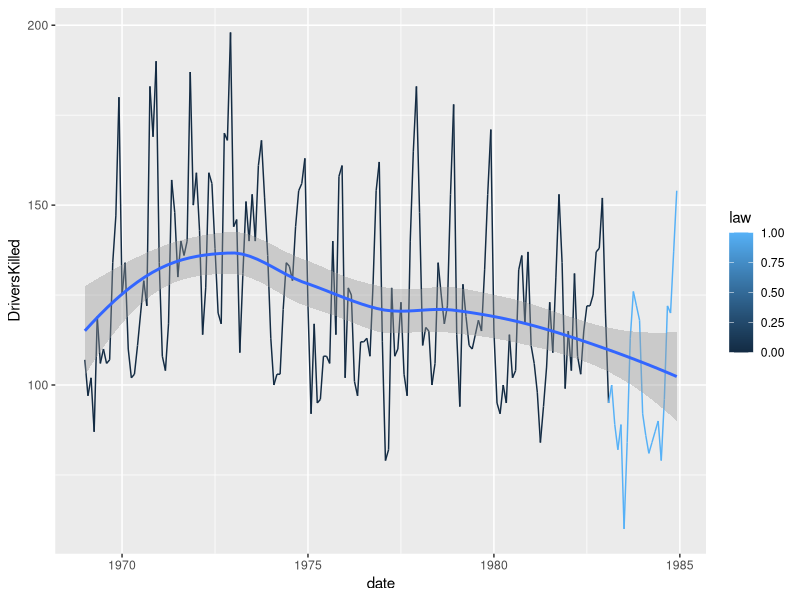
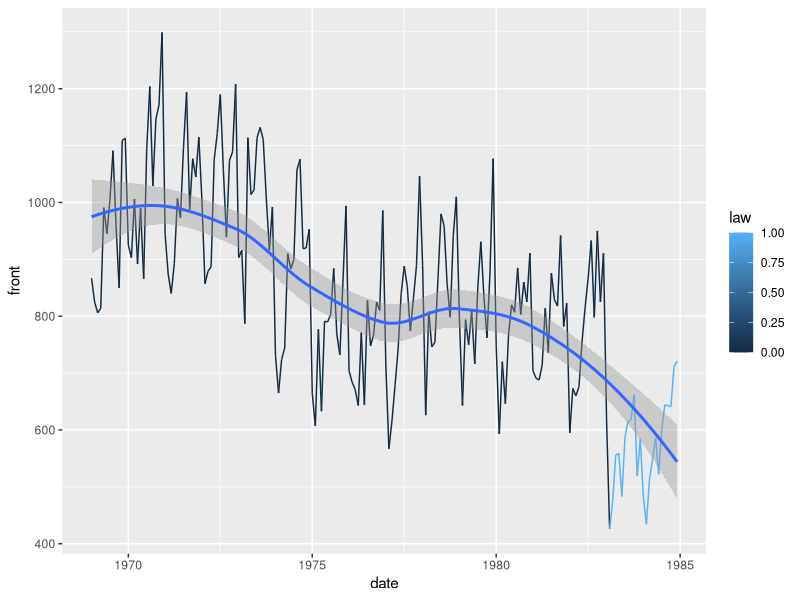
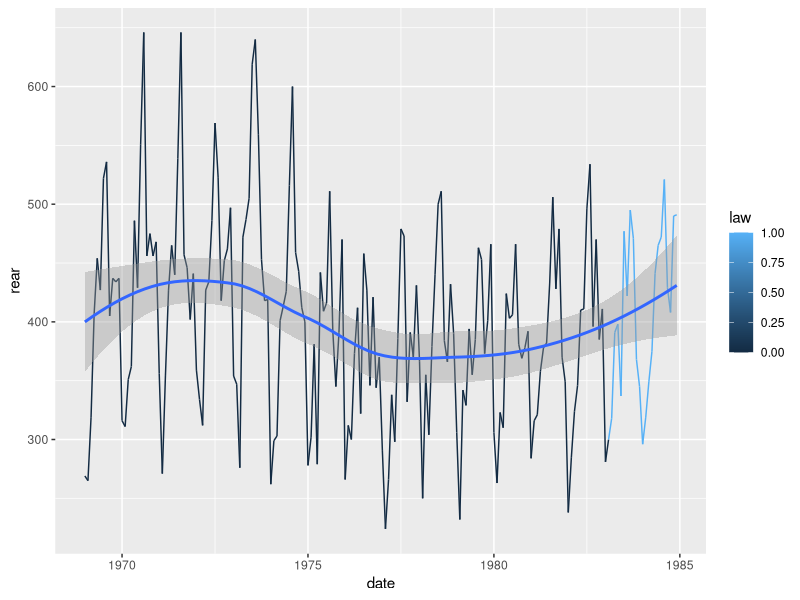
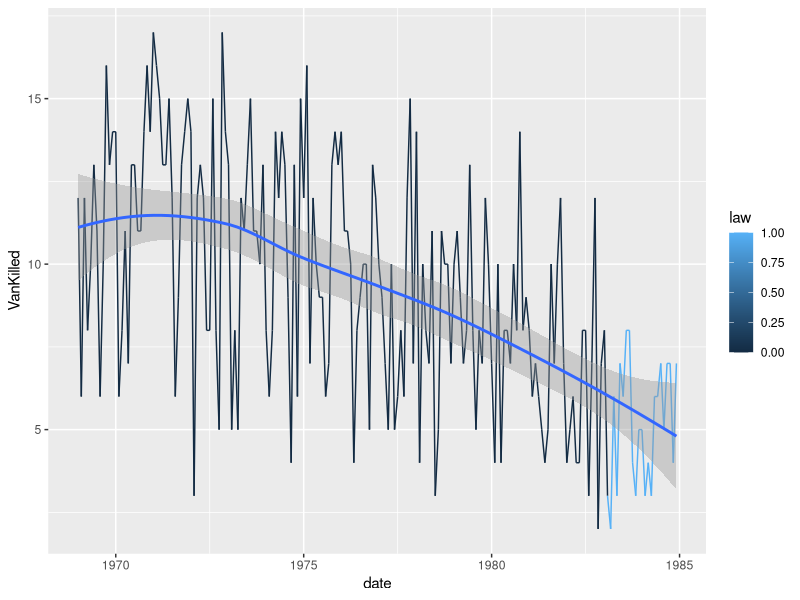

Write R code to recreate these figures, in order.
## ---- chunk 1
# Libraries
set.seed(96024)

library(tidyverse)
library(readr)
library(kableExtra)
library(bookdown)
## ---- chunk 2
knitr::opts_chunk$set(fig.pos = 'H', echo = FALSE, message = FALSE, warning = FALSE)
## ---- chunk 3
Seatbelts_data = data.frame(as.matrix(Seatbelts),date=time(Seatbelts))

ggplot(data=Seatbelts_data, aes(x=date,y=DriversKilled,col=law))+geom_line()+geom_smooth()
ggplot(data=Seatbelts_data, aes(x=date,y=front,col=law))+geom_line()+geom_smooth()
ggplot(data=Seatbelts_data, aes(x=date,y=rear,col=law))+geom_line()+geom_smooth()
ggplot(data=Seatbelts_data, aes(x=date,y=VanKilled,col=law))+geom_line()+geom_smooth()

Seatbelts_data %>%
  group_by(law) %>%
  summarise(n=mean(DriversKilled)) 

Seatbelts_data %>%
  group_by(law) %>%
  summarise(n=mean(rear)) 

Seatbelts_data %>%
  group_by(law) %>%
  summarise(n=mean(front)) 

Seatbelts_data %>%
  group_by(law) %>%
  summarise(n=mean(VanKilled)) 
